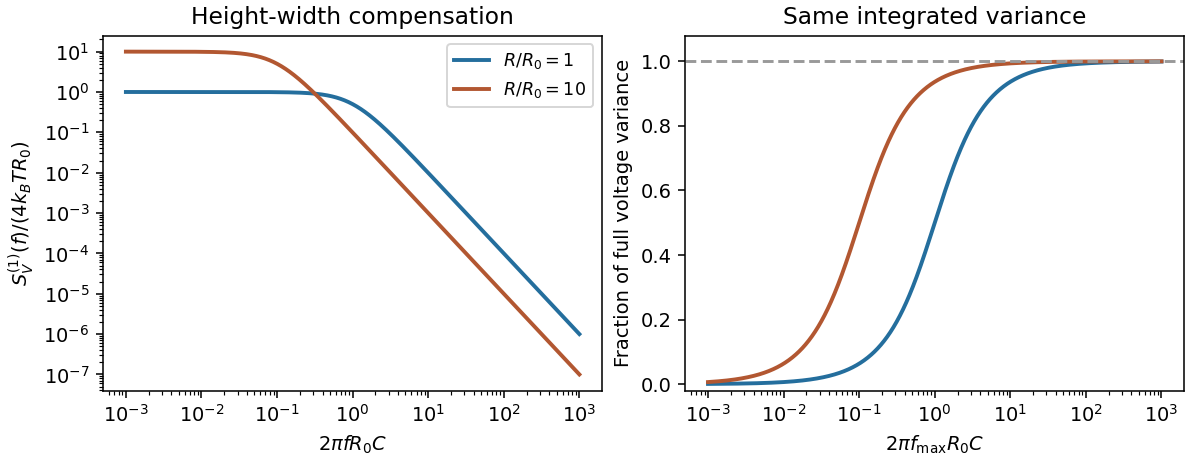

The script that saved this image:
"""Original RC fluctuation-dissipation spectra; Python 3.14, NumPy, Matplotlib. PNG to cwd."""
import numpy as np
import matplotlib.pyplot as plt
u=np.logspace(-3,3,1001);fig,(a,b)=plt.subplots(1,2,figsize=(8.5,3.3),layout='constrained')
for ratio,color in [(1,'#246e9d'),(10,'#b25731')]:
 s=ratio/(1+(ratio*u)**2);a.loglog(u,s,color=color,label=fr'$R/R_0={ratio}$',lw=2);b.semilogx(u,2/np.pi*np.arctan(ratio*u),color=color,lw=2)
a.set(xlabel=r'$2\pi fR_0C$',ylabel=r'$S_V^{(1)}(f)/(4k_BTR_0)$',title='Height-width compensation');a.legend(fontsize=9)
b.axhline(1,color='0.6',ls='--');b.set(xlabel=r'$2\pi f_{\max}R_0C$',ylabel='Fraction of full voltage variance',title='Same integrated variance',ylim=(-.02,1.08))
fig.savefig('paper-1-tsp2013-equilibrium-noise.png',dpi=140,facecolor='white')
